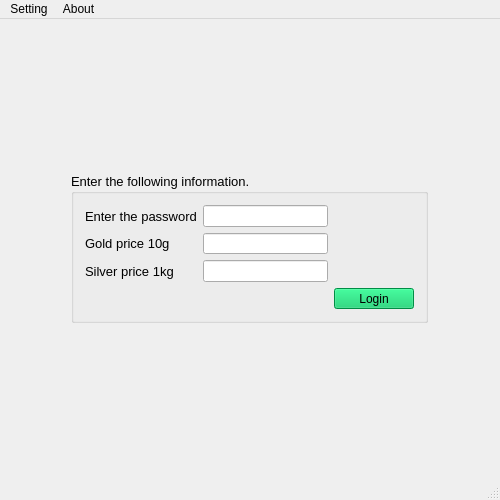
<?xml version="1.0" encoding="UTF-8"?>
<ui version="4.0">
 <class>MainWindow</class>
 <widget class="QMainWindow" name="MainWindow">
  <property name="geometry">
   <rect>
    <x>0</x>
    <y>0</y>
    <width>500</width>
    <height>500</height>
   </rect>
  </property>
  <property name="minimumSize">
   <size>
    <width>500</width>
    <height>500</height>
   </size>
  </property>
  <property name="font">
   <font>
    <pointsize>9</pointsize>
   </font>
  </property>
  <property name="windowTitle">
   <string>MainWindow</string>
  </property>
  <property name="styleSheet">
   <string notr="true"/>
  </property>
  <widget class="QWidget" name="centralWidget">
   <layout class="QVBoxLayout" name="verticalLayout">
    <item alignment="Qt::AlignHCenter|Qt::AlignVCenter">
     <widget class="QGroupBox" name="groupBox">
      <property name="maximumSize">
       <size>
        <width>400</width>
        <height>150</height>
       </size>
      </property>
      <property name="font">
       <font>
        <pointsize>10</pointsize>
       </font>
      </property>
      <property name="title">
       <string>Enter the following information.</string>
      </property>
      <layout class="QVBoxLayout" name="verticalLayout_2">
       <item>
        <layout class="QGridLayout" name="gridLayout">
         <item row="0" column="0">
          <widget class="QLabel" name="lEnterPassword">
           <property name="maximumSize">
            <size>
             <width>150</width>
             <height>16777215</height>
            </size>
           </property>
           <property name="text">
            <string>Enter the password</string>
           </property>
          </widget>
         </item>
         <item row="0" column="1">
          <widget class="QLineEdit" name="lePassword"/>
         </item>
         <item row="1" column="0">
          <widget class="QLabel" name="lGoldPrice">
           <property name="text">
            <string>Gold price 10g</string>
           </property>
          </widget>
         </item>
         <item row="1" column="1">
          <widget class="QLineEdit" name="leGoldPrice">
           <property name="maximumSize">
            <size>
             <width>16777215</width>
             <height>16777215</height>
            </size>
           </property>
          </widget>
         </item>
         <item row="2" column="0">
          <widget class="QLabel" name="lSilverPrice">
           <property name="text">
            <string>Silver price 1kg</string>
           </property>
          </widget>
         </item>
         <item row="2" column="1">
          <widget class="QLineEdit" name="leSilverPrice"/>
         </item>
         <item row="3" column="2">
          <widget class="QPushButton" name="pbLogin">
           <property name="font">
            <font>
             <pointsize>9</pointsize>
             <weight>50</weight>
             <bold>false</bold>
            </font>
           </property>
           <property name="styleSheet">
            <string notr="true">background-color: rgb(0, 198, 96)</string>
           </property>
           <property name="text">
            <string>Login</string>
           </property>
          </widget>
         </item>
        </layout>
       </item>
      </layout>
     </widget>
    </item>
   </layout>
  </widget>
  <widget class="QMenuBar" name="menuBar">
   <property name="geometry">
    <rect>
     <x>0</x>
     <y>0</y>
     <width>500</width>
     <height>22</height>
    </rect>
   </property>
   <widget class="QMenu" name="menuFasdf">
    <property name="title">
     <string>Setting</string>
    </property>
    <addaction name="actionChange_password"/>
   </widget>
   <widget class="QMenu" name="menuAbout">
    <property name="title">
     <string>About</string>
    </property>
   </widget>
   <addaction name="menuFasdf"/>
   <addaction name="menuAbout"/>
  </widget>
  <widget class="QStatusBar" name="statusBar"/>
  <action name="actionChange_password">
   <property name="text">
    <string>Change password</string>
   </property>
   <property name="font">
    <font>
     <pointsize>11</pointsize>
    </font>
   </property>
  </action>
 </widget>
 <layoutdefault spacing="6" margin="11"/>
 <tabstops>
  <tabstop>lePassword</tabstop>
  <tabstop>leGoldPrice</tabstop>
  <tabstop>leSilverPrice</tabstop>
  <tabstop>pbLogin</tabstop>
 </tabstops>
 <resources/>
 <connections/>
</ui>
